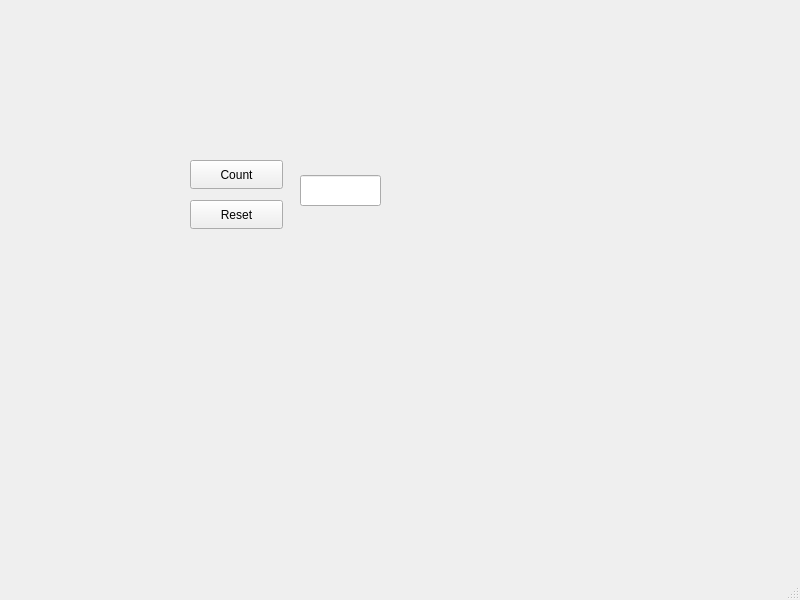
<?xml version="1.0" encoding="UTF-8"?>
<ui version="4.0">
 <class>MainWindow</class>
 <widget class="QMainWindow" name="MainWindow">
  <property name="geometry">
   <rect>
    <x>0</x>
    <y>0</y>
    <width>800</width>
    <height>600</height>
   </rect>
  </property>
  <property name="windowTitle">
   <string>MainWindow</string>
  </property>
  <widget class="QWidget" name="centralwidget">
   <widget class="QPushButton" name="CountNappi">
    <property name="geometry">
     <rect>
      <x>190</x>
      <y>160</y>
      <width>93</width>
      <height>29</height>
     </rect>
    </property>
    <property name="text">
     <string>Count</string>
    </property>
   </widget>
   <widget class="QPushButton" name="ResetNappi">
    <property name="geometry">
     <rect>
      <x>190</x>
      <y>200</y>
      <width>93</width>
      <height>29</height>
     </rect>
    </property>
    <property name="text">
     <string>Reset</string>
    </property>
   </widget>
   <widget class="QLineEdit" name="Boksi">
    <property name="geometry">
     <rect>
      <x>300</x>
      <y>175</y>
      <width>81</width>
      <height>31</height>
     </rect>
    </property>
   </widget>
  </widget>
  <widget class="QMenuBar" name="menubar">
   <property name="geometry">
    <rect>
     <x>0</x>
     <y>0</y>
     <width>800</width>
     <height>26</height>
    </rect>
   </property>
  </widget>
  <widget class="QStatusBar" name="statusbar"/>
 </widget>
 <resources/>
 <connections/>
</ui>
